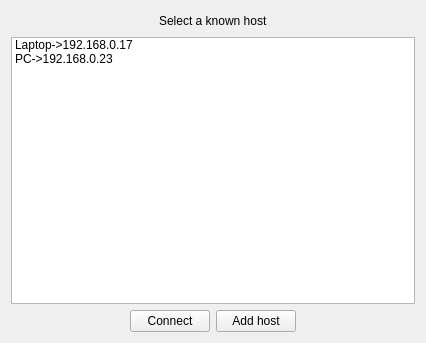
<?xml version="1.0" encoding="UTF-8"?>
<ui version="4.0">
 <class>main_menu_widget</class>
 <widget class="QWidget" name="main_menu_widget">
  <property name="geometry">
   <rect>
    <x>0</x>
    <y>0</y>
    <width>426</width>
    <height>343</height>
   </rect>
  </property>
  <property name="windowTitle">
   <string>P2P Chat App</string>
  </property>
  <layout class="QVBoxLayout" name="verticalLayout_2">
   <item>
    <layout class="QVBoxLayout" name="verticalLayout">
     <item>
      <layout class="QHBoxLayout" name="horizontalLayout">
       <item>
        <spacer name="horizontalSpacer">
         <property name="orientation">
          <enum>Qt::Horizontal</enum>
         </property>
         <property name="sizeHint" stdset="0">
          <size>
           <width>40</width>
           <height>20</height>
          </size>
         </property>
        </spacer>
       </item>
       <item>
        <widget class="QLabel" name="label">
         <property name="text">
          <string>Select a known host</string>
         </property>
        </widget>
       </item>
       <item>
        <spacer name="horizontalSpacer_2">
         <property name="orientation">
          <enum>Qt::Horizontal</enum>
         </property>
         <property name="sizeHint" stdset="0">
          <size>
           <width>40</width>
           <height>20</height>
          </size>
         </property>
        </spacer>
       </item>
      </layout>
     </item>
     <item>
      <widget class="QListWidget" name="listWidget">
       <item>
        <property name="text">
         <string>Laptop-&gt;192.168.0.17</string>
        </property>
       </item>
       <item>
        <property name="text">
         <string>PC-&gt;192.168.0.23</string>
        </property>
       </item>
      </widget>
     </item>
     <item>
      <layout class="QHBoxLayout" name="horizontalLayout_2">
       <item>
        <spacer name="horizontalSpacer_3">
         <property name="orientation">
          <enum>Qt::Horizontal</enum>
         </property>
         <property name="sizeHint" stdset="0">
          <size>
           <width>40</width>
           <height>20</height>
          </size>
         </property>
        </spacer>
       </item>
       <item>
        <widget class="QPushButton" name="pushButton">
         <property name="text">
          <string>Connect</string>
         </property>
        </widget>
       </item>
       <item>
        <widget class="QPushButton" name="pushButton_3">
         <property name="text">
          <string>Add host</string>
         </property>
        </widget>
       </item>
       <item>
        <spacer name="horizontalSpacer_4">
         <property name="orientation">
          <enum>Qt::Horizontal</enum>
         </property>
         <property name="sizeHint" stdset="0">
          <size>
           <width>40</width>
           <height>20</height>
          </size>
         </property>
        </spacer>
       </item>
      </layout>
     </item>
    </layout>
   </item>
  </layout>
 </widget>
 <resources/>
 <connections/>
</ui>
